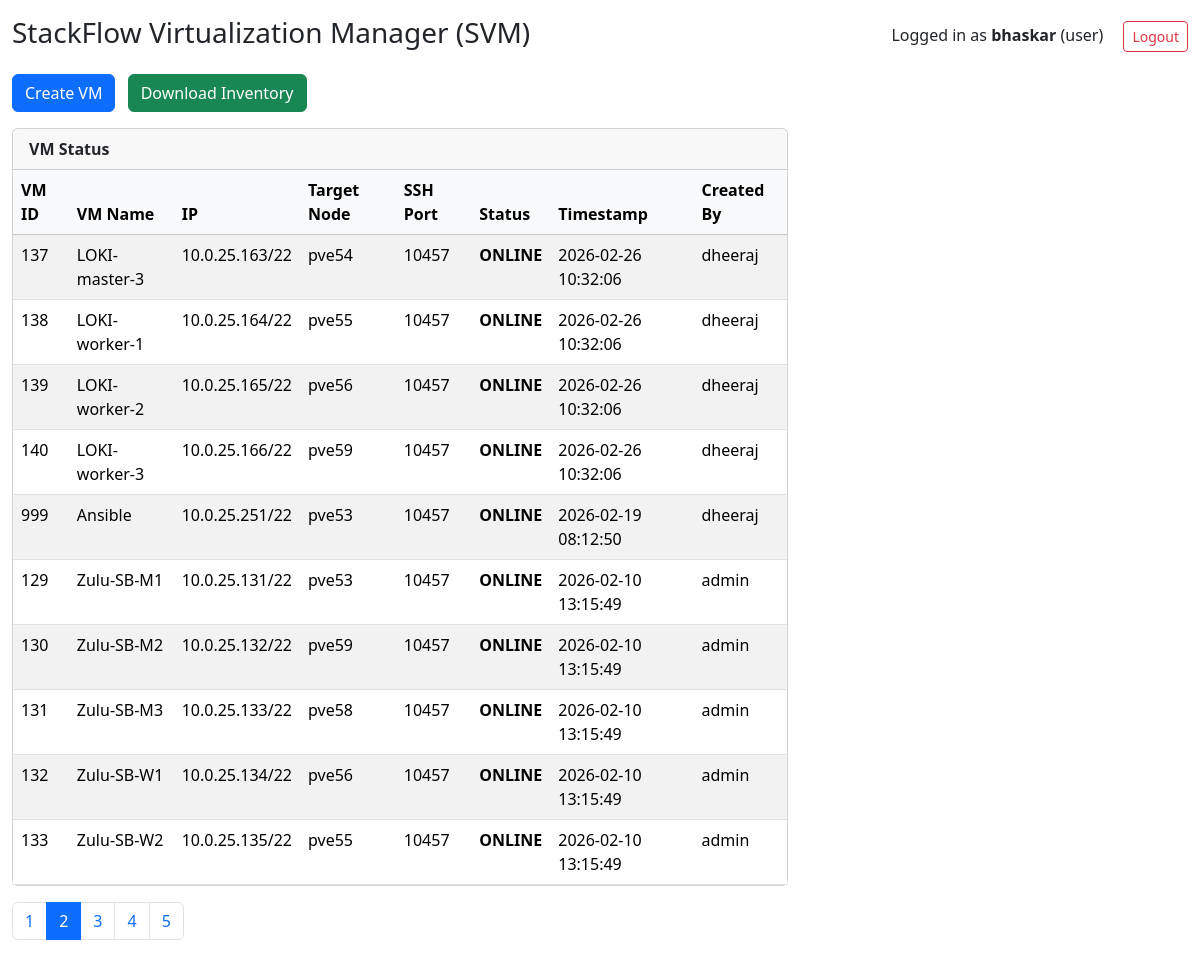
Page /dashboard?page=2&per_page=10 (signed in) on the committed database.
### tables this page shows
CREATE TABLE vm_status (
        vmid TEXT PRIMARY KEY,
        vmname TEXT,
        ipaddr TEXT,
        target_node TEXT,
        ssh_port INTEGER,
        ssh_status TEXT,
        timestamp INTEGER,
        created_by TEXT
    , port_status TEXT, ports TEXT, disksize INTEGER DEFAULT 20, master_ip TEXT, cluster_name TEXT, extra_vars TEXT);

### app.py (the view)
@app.route("/dashboard")
@login_required
def dashboard():
    page = int(request.args.get("page", 1))
    per_page = int(request.args.get("per_page", 10))
    offset = (page-1)*per_page
    conn = sqlite3.connect(DB_PATH)
    c = conn.cursor()
    c.execute("SELECT COUNT(*) FROM vm_status")
    total_vms = c.fetchone()[0]
    c.execute(f"""
        SELECT vmid, vmname, ipaddr, target_node,
               ssh_port, ssh_status, timestamp, created_by
        FROM vm_status
        ORDER BY timestamp DESC
        LIMIT {per_page} OFFSET {offset}
    """)
    rows = c.fetchall()
    users = []
    if session["role"] == "admin":
        c.execute("SELECT username, email, role FROM users")
        users = c.fetchall()
    conn.close()
    vms = []
    for r in rows:
        vms.append({
            "vmid": r[0],
            "vmname": r[1],
            "ipaddr": r[2],
            "target_node": r[3],
            "ssh_port": r[4],
            "ssh_status": r[5],
            "timestamp": time.strftime("%Y-%m-%d %H:%M:%S", time.localtime(r[6])),
            "created_by": r[7]
        })
    total_pages = (total_vms + per_page - 1) // per_page
    return render_template(
        "dashboard.html",
        vms=vms,
        users=users,
        role=session["role"],
        username=session["username"],
        page=page,
        per_page=per_page,
        total_pages=total_pages
    )

### app.py (called while the page is built)
def login_required(f):
    @wraps(f)
    def wrap(*args, **kwargs):
        if "username" not in session:
            return redirect(url_for("login"))
        return f(*args, **kwargs)
    return wrap

### templates/dashboard.html (shortened to what this page needs)
<!DOCTYPE html>
<html lang="en">
<head>
<link href="https://cdn.jsdelivr.net/npm/bootstrap@5.3.3/dist/css/bootstrap.min.css" rel="stylesheet">
</head>
<body>
<div class="container-fluid mt-3">
<div class="d-flex justify-content-between align-items-center mb-3">
    <h3>StackFlow Virtualization Manager (SVM)</h3>
    <div>
        <span class="me-3">
            Logged in as <strong>{{ username }}</strong> ({{ role }})
        </span>
        <a href="{{ url_for('logout') }}" class="btn btn-outline-danger btn-sm">Logout</a>
    </div>
</div>
<div class="mb-3">
    <a href="{{ url_for('vm_form') }}" class="btn btn-primary">Create VM</a>
    <a href="{{ url_for('download_inventory') }}" class="btn btn-success ms-2">
        Download Inventory
    </a>
</div>
<div class="row">
<div class="col-md-8">
    <div class="card mb-3">
        <div class="card-header">VM Status</div>
        <div class="card-body p-0">
            <table class="table table-striped table-hover mb-0">
                <thead class="table-light">
                    <tr>
                        <th>VM ID</th>
                        <th>VM Name</th>
                        <th>IP</th>
                        <th>Target Node</th>
                        <th>SSH Port</th>
                        <th>Status</th>
                        <th>Timestamp</th>
                        <th>Created By</th>
                    </tr>
                </thead>
                <tbody>
                {% for vm in vms %}
                    <tr>
                        <td>{{ vm.vmid }}</td>
                        <td>{{ vm.vmname }}</td>
                        <td>{{ vm.ipaddr }}</td>
                        <td>{{ vm.target_node }}</td>
                        <td>{{ vm.ssh_port }}</td>
                        <td class="status-{{ vm.ssh_status }}">{{ vm.ssh_status }}</td>
                        <td>{{ vm.timestamp }}</td>
                        <td>{{ vm.created_by }}</td>
                    </tr>
                {% endfor %}
                </tbody>
            </table>
        </div>
    </div>
    <nav>
      <ul class="pagination">
        {% for p in range(1, total_pages + 1) %}
        <li class="page-item {% if p == page %}active{% endif %}">
            <a class="page-link"
               href="{{ url_for('dashboard', page=p, per_page=per_page) }}">
               {{ p }}
            </a>
        </li>
        {% endfor %}
      </ul>
    </nav>
</div>
</div>
</div>
</body>
</html>

### templates/dashboard.html (style rules this page uses)
.status-ONLINE { color: green; font-weight: bold; }
.card-header { font-weight: bold; }

### rows in the picture
vm_status: vmid "137", vmname "LOKI-master-3", ipaddr "10.0.25.163/22", target_node "pve54", ssh_port "10457", ssh_status "ONLINE", timestamp "2026-02-26 10:32:06", created_by "dheeraj"
vm_status: vmid "138", vmname "LOKI-worker-1", ipaddr "10.0.25.164/22", target_node "pve55", ssh_port "10457", ssh_status "ONLINE", timestamp "2026-02-26 10:32:06", created_by "dheeraj"
vm_status: vmid "139", vmname "LOKI-worker-2", ipaddr "10.0.25.165/22", target_node "pve56", ssh_port "10457", ssh_status "ONLINE", timestamp "2026-02-26 10:32:06", created_by "dheeraj"
vm_status: vmid "140", vmname "LOKI-worker-3", ipaddr "10.0.25.166/22", target_node "pve59", ssh_port "10457", ssh_status "ONLINE", timestamp "2026-02-26 10:32:06", created_by "dheeraj"
vm_status: vmid "999", vmname "Ansible", ipaddr "10.0.25.251/22", target_node "pve53", ssh_port "10457", ssh_status "ONLINE", timestamp "2026-02-19 08:12:50", created_by "dheeraj"
vm_status: vmid "129", vmname "Zulu-SB-M1", ipaddr "10.0.25.131/22", target_node "pve53", ssh_port "10457", ssh_status "ONLINE", timestamp "2026-02-10 13:15:49", created_by "admin"
vm_status: vmid "130", vmname "Zulu-SB-M2", ipaddr "10.0.25.132/22", target_node "pve59", ssh_port "10457", ssh_status "ONLINE", timestamp "2026-02-10 13:15:49", created_by "admin"
vm_status: vmid "131", vmname "Zulu-SB-M3", ipaddr "10.0.25.133/22", target_node "pve58", ssh_port "10457", ssh_status "ONLINE", timestamp "2026-02-10 13:15:49", created_by "admin"
vm_status: vmid "132", vmname "Zulu-SB-W1", ipaddr "10.0.25.134/22", target_node "pve56", ssh_port "10457", ssh_status "ONLINE", timestamp "2026-02-10 13:15:49", created_by "admin"
vm_status: vmid "133", vmname "Zulu-SB-W2", ipaddr "10.0.25.135/22", target_node "pve55", ssh_port "10457", ssh_status "ONLINE", timestamp "2026-02-10 13:15:49", created_by "admin"

### other values in the picture
{{ username }} "bhaskar"
{{ role }} "user"
{{ p }} "1" "2" "3" "4" "5"
